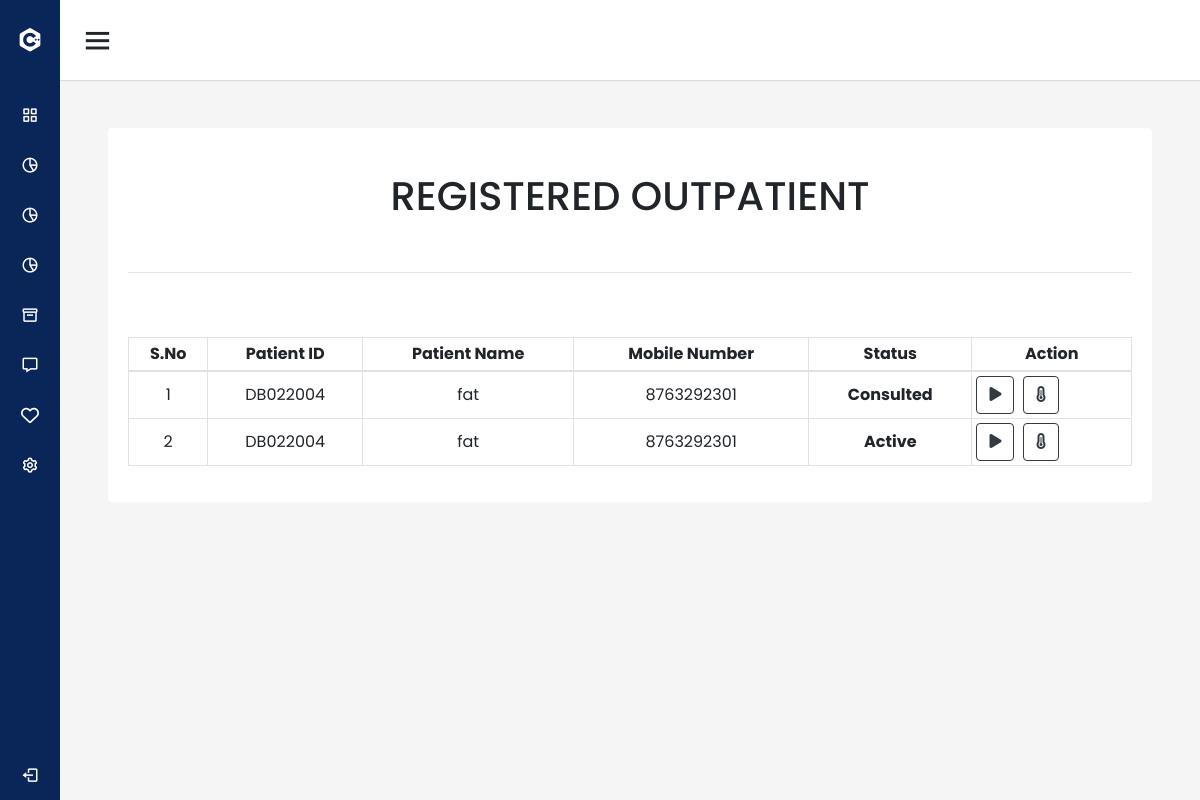
Before: /user_view/ (signed in) with the older database file.
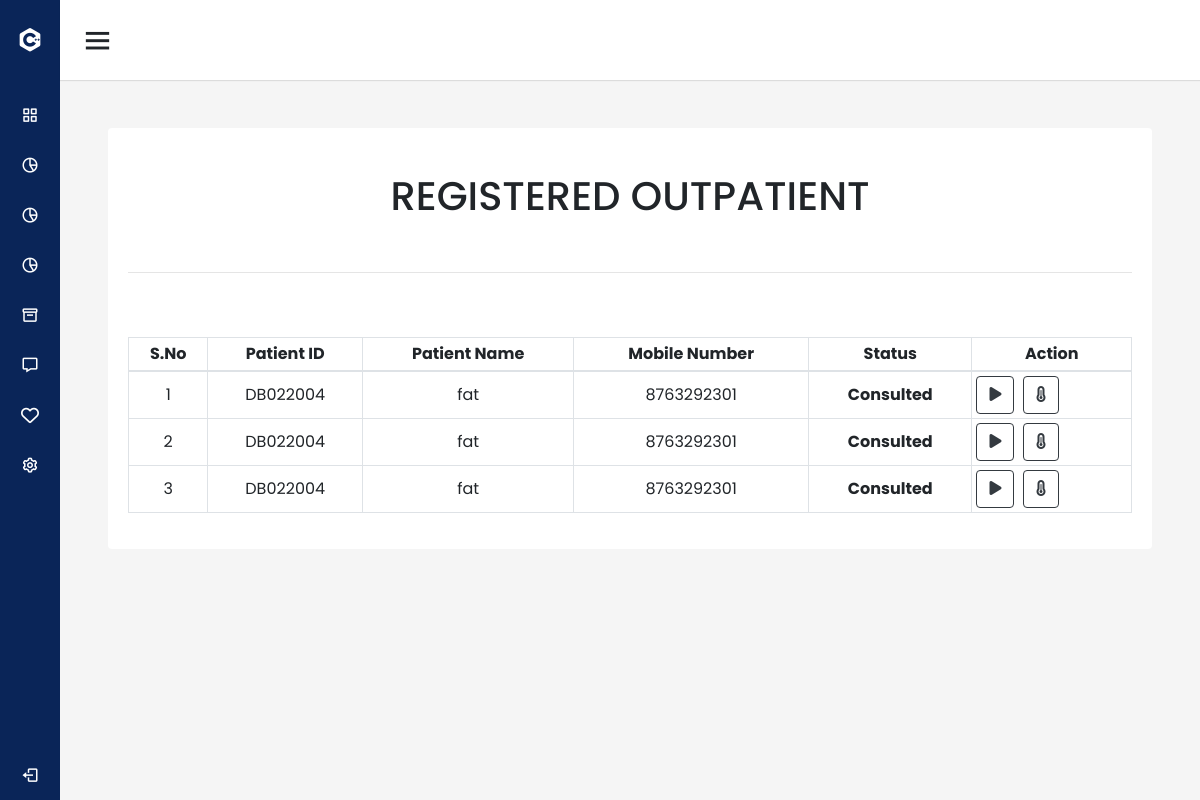
After: the same page with the newer database file.
### management/models.py (models this page shows, shortened)
class TodayPatients(models.Model):
    patient=models.ForeignKey(PatientDetails,on_delete=models.CASCADE)
    created_at=models.DateTimeField(auto_now_add=True)
    updated_at = models.DateTimeField(auto_now=True)
    is_active=   models.BooleanField('Is active', default=False)
    is_vital=   models.BooleanField(default=False)
    is_consulted=   models.BooleanField(default=False)
    is_seperated=models.BooleanField(default=False)
    vitals=models.ForeignKey(GeneralVitals_new,on_delete=models.CASCADE,null=True,blank=True)

class PatientDetails(models.Model):
    patient_id= models.CharField(max_length=30)
    patient_name= models.CharField(max_length=30)
    fathers_name= models.CharField(max_length=30)
    age= models.CharField(max_length=30)
    date_of_birth= models.DateField()
    gender= models.CharField(max_length=30)
    blood_group=models.CharField(max_length=30,null=True,blank=True)
    address= models.TextField(max_length=30)
    phone_number = models.IntegerField(null=True,blank=True,error_messages={'phone_number':'Enter a valid phone number'})

class GeneralVitals_new(models.Model):
    patient=models.ForeignKey(PatientDetails,on_delete=models.CASCADE,null=True,blank=True)
    temperature=models.FloatField()
    pulse_rate=models.IntegerField()
    blood_pressure_start=models.IntegerField()
    blood_pressure_end=models.IntegerField()
    height=models.FloatField()
    weight=models.FloatField()
    others=models.TextField(null=True,blank=True)
    created_at = models.DateTimeField(auto_now_add=True)
    updated_at = models.DateTimeField(auto_now=True)
    is_consulted=   models.BooleanField(default=False)

### management/views.py (the view)
# urls.py: path('user_view/', views.user_view, name='user_view'),
@login_required(login_url='login_view')
def user_view(request):
    user=request.user
    x=  TodayPatients.objects.filter(created_at__contains=datetime.today().date())
    list=[]
    for i in x:
        try:
            y=GeneralVitals_new.objects.filter(patient_id=i.patient_id,created_at__contains=datetime.today().date()).last()
        except:
            y=None
        list.append(y)
    z=zip(list,x)
    return render(request,"management/user_view.html",{'x':x,'z':z,'user':user})

### management/templates/management/user_view.html (shortened to what this page needs)
{% extends "management/navbar.html" %}
{% load static %}
{% block content %}
<section id="out_patient">
        <div class="card mt-4 mx-5">
            <div class="card-body">
                <h1 class="card-title text-center mt-4">REGISTERED OUTPATIENT</h1><br>
                <hr><br><br>
                <div class="table-responsive">
                    <table id="example" class="table table-bordered text-center " style="width:100%">
                        <thead>
                            <tr>
                                <th class="text-center">S.No</th>
                                <th class="text-center">Patient&nbsp;ID</th>
                                <th class="text-center">Patient&nbsp;Name</th>
                                <th class="text-center">Mobile&nbsp;Number</th>
                                <th class="text-center">Status</th>
                                <th class="text-center">Action</th>
                            </tr>
                        </thead>
                        <tbody>
                            {% for i in x %}
                            {% if i.is_active %}
                            <tr >
                                <td>{{forloop.counter}}</td>
                                <td>{{i.patient.patient_id}}</td>
                                <td>{{i.patient.patient_name}}</td>
                                <td>{{i.patient.phone_number}}</td>
                                <td>{% if i.is_consulted %}
                                    <strong>Consulted</strong>
                                    {% else %}
                                    {% if i.is_active %}
                                    <strong>Active</strong>
                                    {% else %}
                                    <strong>In-Active</strong>{% endif %}
                                    {% endif %}
                                </td>
                                <td>
                                    <div class="d-flex">
                                        {% if user.is_user %}
                                    {% if i.is_active %}
                                    {% if i.is_vital%}
                                    <a href="{% url 'disable_view' i.id %}"><button type="submit"
                                            class="btn btn-outline-dark"><i
                                                class="fa-solid fa-play"></i></button></a>&nbsp;&nbsp;
                                    {% else %}
                                    <a href="{% url 'enable_view' i.id %}"> <button type="submit"
                                            class="btn btn-outline-dark"> <i class="fa-solid fa-pause"> </i></button>
                                    </a>&nbsp;&nbsp;
                                    {% endif %}
                                    {% endif %}
                                    <button type="button" class="btn btn-outline-dark" onclick="view('{{i.id}}')"
                                        data-toggle="modal" data-target="#exampleModal">
                                        <i object_id="{{i.id}}" vitals_id="{{i.vitals.id}}" id="general_vitals{{i.id}}" temp="{{i.vitals.temperature}}" pulserate="{{i.vitals.pulse_rate}}" bloodstart="{{i.vitals.blood_pressure_start}}" bloodend="{{i.vitals.blood_pressure_end}}" heig="{{i.vitals.height}}" weig="{{i.vitals.weight}}" other="{{i.vitals.others}}"
                                            class="fa-solid fa-temperature-three-quarters"></i>
                                            {% endif %}
                                    </div>
                                </td>
                            </tr>
                            {% endif %}
                            {% endfor %}
                        </tbody>
                    </table>
                </div>
            </div>
        </div>
</section>
{% endblock %}

Changed rows visible on the page:
changed TodayPatients (number 2 of 3 on the later page): is_consulted "Active" → "Consulted"
added TodayPatients: patient.patient_id "DB022004", patient.patient_name "fat", patient.phone_number "8763292301", is_consulted "Consulted", is_active True (drawn)
